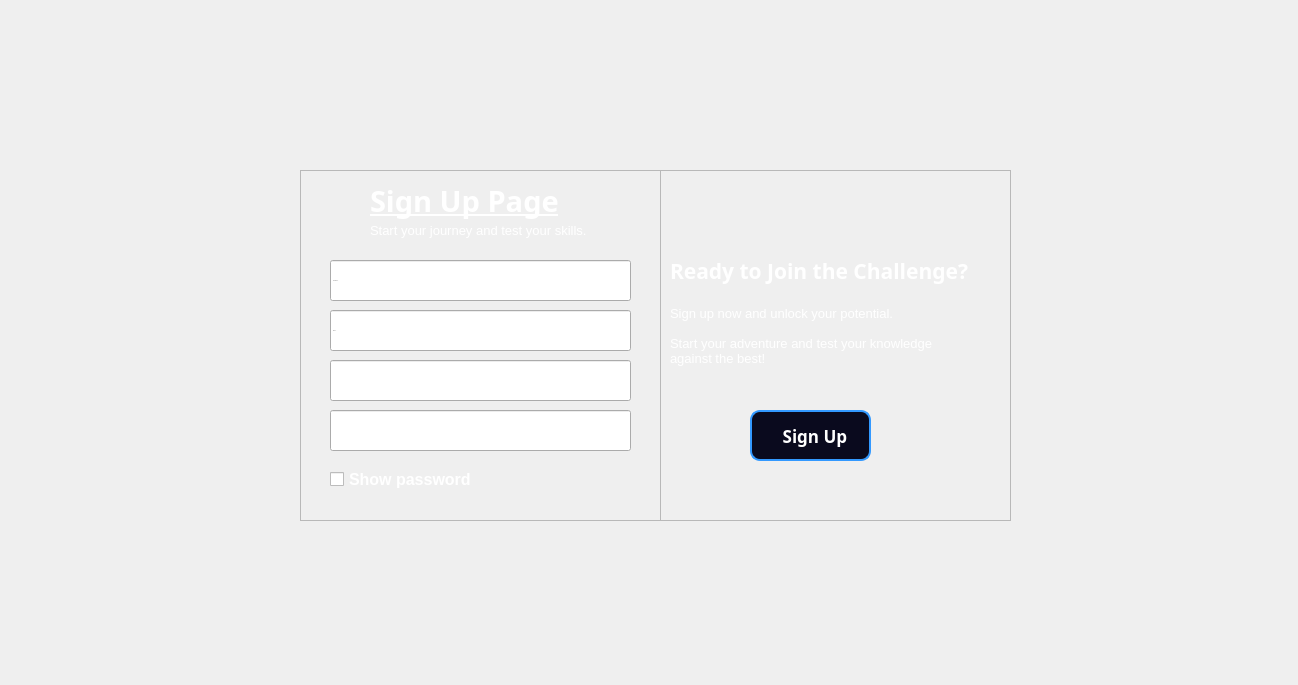
<?xml version="1.0" encoding="UTF-8"?>
<ui version="4.0">
 <class>signup</class>
 <widget class="QDialog" name="signup">
  <property name="geometry">
   <rect>
    <x>0</x>
    <y>0</y>
    <width>1298</width>
    <height>685</height>
   </rect>
  </property>
  <property name="windowTitle">
   <string>Dialog</string>
  </property>
  <widget class="QLabel" name="label_3">
   <property name="geometry">
    <rect>
     <x>0</x>
     <y>0</y>
     <width>1301</width>
     <height>691</height>
    </rect>
   </property>
   <property name="text">
    <string/>
   </property>
   <property name="pixmap">
    <pixmap resource="ImagesAndIcons.qrc">:/images/icons &amp; images/signup page.jpg</pixmap>
   </property>
   <property name="scaledContents">
    <bool>true</bool>
   </property>
  </widget>
  <widget class="QFrame" name="frame_2">
   <property name="geometry">
    <rect>
     <x>660</x>
     <y>170</y>
     <width>351</width>
     <height>351</height>
    </rect>
   </property>
   <property name="styleSheet">
    <string notr="true">background-color: rgb(255, 20, 147);
ui-&gt;frame_2-&gt;setStyleSheet(&quot;border: 2px solid rgb(51, 153, 255);&quot;);
</string>
   </property>
   <property name="frameShape">
    <enum>QFrame::Shape::StyledPanel</enum>
   </property>
   <property name="frameShadow">
    <enum>QFrame::Shadow::Raised</enum>
   </property>
   <widget class="QLabel" name="label_4">
    <property name="geometry">
     <rect>
      <x>10</x>
      <y>80</y>
      <width>361</width>
      <height>41</height>
     </rect>
    </property>
    <property name="font">
     <font>
      <family>Arial Black</family>
      <pointsize>16</pointsize>
      <bold>true</bold>
     </font>
    </property>
    <property name="styleSheet">
     <string notr="true">color: rgb(255, 255, 255)</string>
    </property>
    <property name="text">
     <string>Ready to Join the Challenge?</string>
    </property>
   </widget>
   <widget class="QLabel" name="label_5">
    <property name="geometry">
     <rect>
      <x>10</x>
      <y>130</y>
      <width>301</width>
      <height>71</height>
     </rect>
    </property>
    <property name="font">
     <font>
      <family>Arial</family>
      <pointsize>10</pointsize>
      <bold>false</bold>
     </font>
    </property>
    <property name="styleSheet">
     <string notr="true">color: rgb(255, 255, 255)</string>
    </property>
    <property name="text">
     <string>Sign up now and unlock your potential.

Start your adventure and test your knowledge 
against the best!</string>
    </property>
   </widget>
   <widget class="QPushButton" name="pushButton_signup">
    <property name="geometry">
     <rect>
      <x>90</x>
      <y>240</y>
      <width>121</width>
      <height>51</height>
     </rect>
    </property>
    <property name="font">
     <font>
      <family>Arial Black</family>
      <pointsize>13</pointsize>
      <bold>true</bold>
     </font>
    </property>
    <property name="styleSheet">
     <string notr="true">background-color: rgb(10, 10, 30);
color: white;
border: 2px solid rgb(51, 153, 255);
border-radius: 10px;
padding: 8px 15px;

</string>
    </property>
    <property name="text">
     <string>  Sign Up</string>
    </property>
    <property name="iconSize">
     <size>
      <width>20</width>
      <height>20</height>
     </size>
    </property>
   </widget>
  </widget>
  <widget class="QFrame" name="frame">
   <property name="geometry">
    <rect>
     <x>300</x>
     <y>170</y>
     <width>361</width>
     <height>351</height>
    </rect>
   </property>
   <property name="styleSheet">
    <string notr="true">background-color: rgb(40, 40, 60);
ui-&gt;frame-&gt;setStyleSheet(&quot;border: 2px solid rgb(51, 153, 255);&quot;);
</string>
   </property>
   <property name="frameShape">
    <enum>QFrame::Shape::StyledPanel</enum>
   </property>
   <property name="frameShadow">
    <enum>QFrame::Shadow::Raised</enum>
   </property>
   <widget class="QLabel" name="label">
    <property name="geometry">
     <rect>
      <x>70</x>
      <y>10</y>
      <width>251</width>
      <height>41</height>
     </rect>
    </property>
    <property name="font">
     <font>
      <family>Arial Black</family>
      <pointsize>22</pointsize>
      <bold>true</bold>
      <underline>true</underline>
     </font>
    </property>
    <property name="styleSheet">
     <string notr="true">color: rgb(255, 255, 255)</string>
    </property>
    <property name="text">
     <string>Sign Up Page</string>
    </property>
   </widget>
   <widget class="QLineEdit" name="lineEdit_username">
    <property name="geometry">
     <rect>
      <x>30</x>
      <y>90</y>
      <width>301</width>
      <height>41</height>
     </rect>
    </property>
    <property name="font">
     <font>
      <family>Arial</family>
      <pointsize>-1</pointsize>
      <italic>true</italic>
     </font>
    </property>
    <property name="styleSheet">
     <string notr="true">   color: white; /* Placeholder text color */
    font-family: Arial; /* Font family */
    font-size: 20px; /* Font size */
    font-style: italic; /* Font style */
ui-&gt;lineEdit-&gt;setStyleSheet(&quot;border: 2px solid rgb(51, 153, 255);&quot;);
</string>
    </property>
    <property name="placeholderText">
     <string>Username...</string>
    </property>
   </widget>
   <widget class="QLineEdit" name="lineEdit_password">
    <property name="geometry">
     <rect>
      <x>30</x>
      <y>190</y>
      <width>301</width>
      <height>41</height>
     </rect>
    </property>
    <property name="font">
     <font>
      <family>Arial</family>
      <pointsize>-1</pointsize>
      <italic>true</italic>
     </font>
    </property>
    <property name="styleSheet">
     <string notr="true">   color: white; /* Placeholder text color */
    font-family: Arial; /* Font family */
    font-size: 20px; /* Font size */
    font-style: italic; /* Font style */</string>
    </property>
    <property name="echoMode">
     <enum>QLineEdit::EchoMode::Password</enum>
    </property>
    <property name="placeholderText">
     <string>Password...</string>
    </property>
   </widget>
   <widget class="QCheckBox" name="checkBox">
    <property name="geometry">
     <rect>
      <x>30</x>
      <y>300</y>
      <width>151</width>
      <height>18</height>
     </rect>
    </property>
    <property name="font">
     <font>
      <pointsize>12</pointsize>
      <bold>true</bold>
     </font>
    </property>
    <property name="styleSheet">
     <string notr="true">color: rgb(255, 255, 255)</string>
    </property>
    <property name="text">
     <string>Show password</string>
    </property>
   </widget>
   <widget class="QLabel" name="label_6">
    <property name="geometry">
     <rect>
      <x>70</x>
      <y>50</y>
      <width>221</width>
      <height>21</height>
     </rect>
    </property>
    <property name="font">
     <font>
      <family>Arial</family>
      <pointsize>10</pointsize>
      <bold>false</bold>
     </font>
    </property>
    <property name="styleSheet">
     <string notr="true">color: rgb(255, 255, 255)</string>
    </property>
    <property name="text">
     <string>Start your journey and test your skills.</string>
    </property>
   </widget>
   <widget class="QLineEdit" name="lineEdit_email">
    <property name="geometry">
     <rect>
      <x>30</x>
      <y>140</y>
      <width>301</width>
      <height>41</height>
     </rect>
    </property>
    <property name="font">
     <font>
      <family>Arial</family>
      <pointsize>-1</pointsize>
      <italic>true</italic>
     </font>
    </property>
    <property name="styleSheet">
     <string notr="true">   color: white; /* Placeholder text color */
    font-family: Arial; /* Font family */
    font-size: 20px; /* Font size */
    font-style: italic; /* Font style */
ui-&gt;lineEdit-&gt;setStyleSheet(&quot;border: 2px solid rgb(51, 153, 255);&quot;);
</string>
    </property>
    <property name="placeholderText">
     <string>Email...</string>
    </property>
   </widget>
   <widget class="QLineEdit" name="lineEdit_confirmPassword">
    <property name="geometry">
     <rect>
      <x>30</x>
      <y>240</y>
      <width>301</width>
      <height>41</height>
     </rect>
    </property>
    <property name="font">
     <font>
      <family>Arial</family>
      <pointsize>-1</pointsize>
      <italic>true</italic>
     </font>
    </property>
    <property name="styleSheet">
     <string notr="true">   color: white; /* Placeholder text color */
    font-family: Arial; /* Font family */
    font-size: 20px; /* Font size */
    font-style: italic; /* Font style */</string>
    </property>
    <property name="echoMode">
     <enum>QLineEdit::EchoMode::Password</enum>
    </property>
    <property name="placeholderText">
     <string>Confirm Password...</string>
    </property>
   </widget>
  </widget>
  <widget class="QPushButton" name="pushButton_3">
   <property name="geometry">
    <rect>
     <x>0</x>
     <y>0</y>
     <width>61</width>
     <height>31</height>
    </rect>
   </property>
   <property name="styleSheet">
    <string notr="true">border-radius: 10px;
</string>
   </property>
   <property name="text">
    <string/>
   </property>
   <property name="icon">
    <iconset>
     <normaloff>C:/Users/dell/Downloads/arrow_14034415.png</normaloff>C:/Users/dell/Downloads/arrow_14034415.png</iconset>
   </property>
   <property name="iconSize">
    <size>
     <width>60</width>
     <height>60</height>
    </size>
   </property>
  </widget>
 </widget>
 <resources>
  <include location="ImagesAndIcons.qrc"/>
 </resources>
 <connections/>
</ui>
